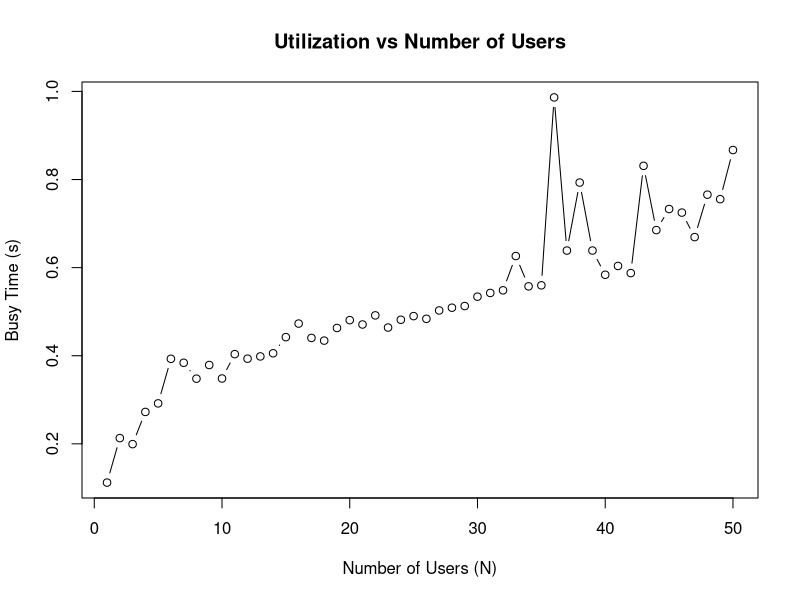
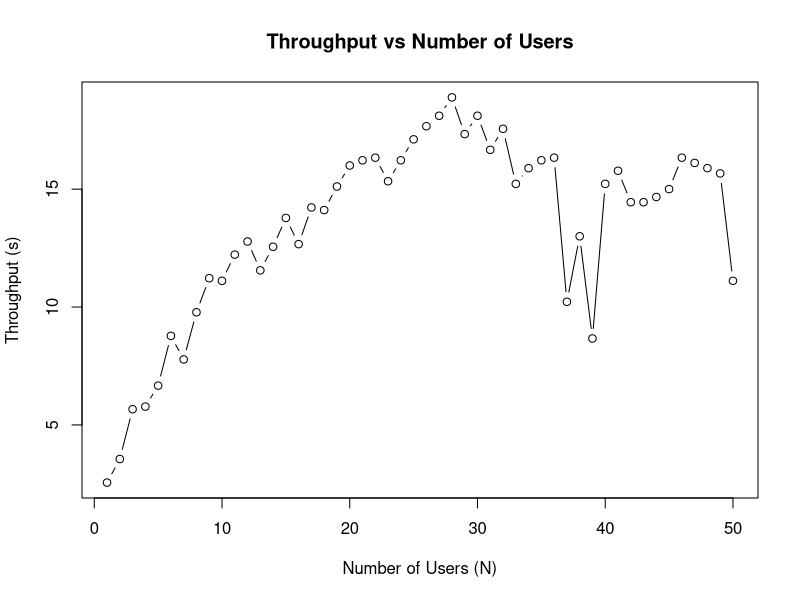
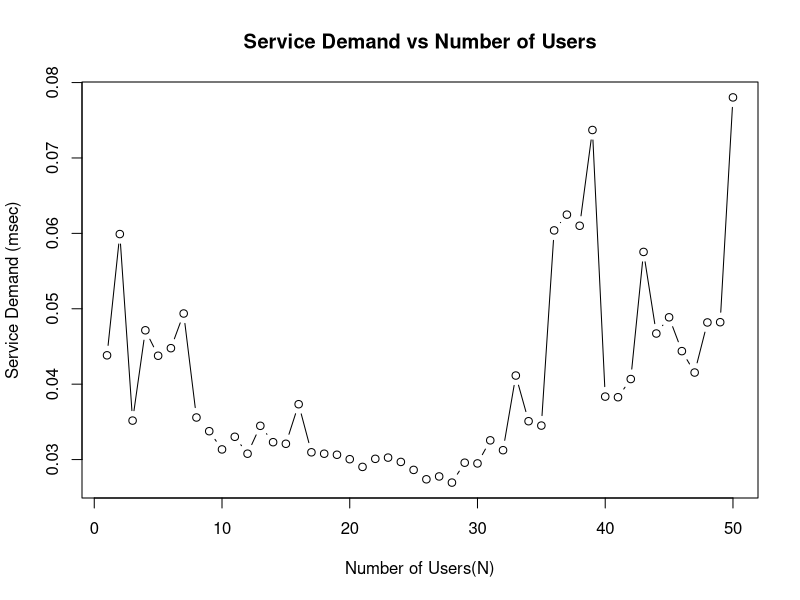
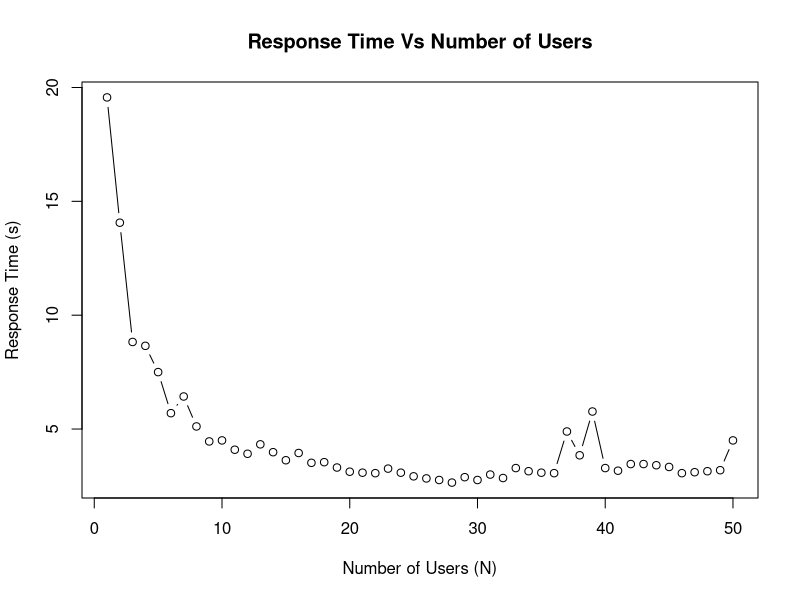

The R script that drew these images, in order:
# Script to calculate different functions relating to results.dat

	setwd("G:\\4th Year\\EAA\\CA2")
	perfdata <- read.table("results.dat", header=TRUE)

# calculating Utilization: Ui Vs N (No of Users)
# calculating the busy time by subtracting the idle time by the total possible busy time which is 100
	busy <- 100-perfdata$idle
	# Ui = Bi / T 
	# To calculate the utilization, divide total busy time by 100
	# Ensuring the margin is between 0 - 1
	ui <- busy/100


# plotting utilization graph
plot(ui, type="b" , xlab="Number of Users (N)", ylab="Busy Time (s)", main="Utilization vs Number of Users")

# calculating the throughput XO: XO vs N 
	
	# the amount of materials or items passed through a system or process
	# Xo = Completed operations / Time; taking 9s from mpstat function in runtest.ssh
	# output in transactions per second
	throughput <- perfdata$CO/9

# plotting throughput graph
plot(throughput, type="b", xlab="Number of Users (N)", ylab="Throughput (s)", main="Throughput vs Number of Users")
# calculating Service Demand DI: DI vs N

	 # DI = UI / XO
	 servicedemand <- ui / throughput

# plotting the service demand graph
plot(servicedemand, type="b" , xlab="Number of Users(N)", ylab="Service Demand (msec)", main="Service Demand vs Number of Users")
# calculating the responsetime: R = N/XO 


	rtime <- 50/throughput
	
# plotting the responsetime graph
plot(rtime, type="b", xlab="Number of Users (N)", ylab="Response Time (s)", main="Response Time Vs Number of Users")
